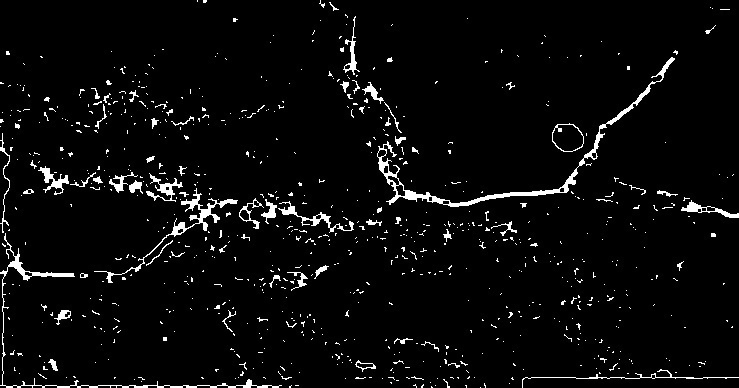
#> input picture Extracting_info/morphological.jpg, 739 x 388 px, found by its file name
$ python horizontal_integral.py
#> lines starting #> are read from the running program, lines starting #| are printed output that depends on the picture; after the words box and inside, x2 and y2 are one past the last pixel; in counts of white or black regions, pixels touching at a corner belong together
#> in main, img is the input picture: shape (388, 739); min 0, max 255, mean 10.7
#Horizontal Integral Projection
import numpy as np
import cv2 as cv

def preprocess_image(image_path, threshold_value):
#> called with image_path = 'Extracting_info/morphological.jpg', threshold_value = 80
    img = cv.imread(image_path, 0)
    _, img_binary = cv.threshold(img, threshold_value, 255, cv.THRESH_BINARY)
#> img_binary: shape (388, 739); 4% white; 783 white regions (714 under 20 px), largest, box (x1, y1, x2, y2) and area: (377, 57, 675, 207) 1850, (0, 233, 282, 388) 1097, (94, 188, 238, 283) 842
    return img_binary

def calculate_column_dark_pixel_counts(img_binary):
    h, w = img_binary.shape[:2]
#> h = 388; w = 739
    column_dark_pixel_counts = [0] * h
#> column_dark_pixel_counts = 388 values from 0 to 0

    for i in range(h):
        for j in range(w):
            if img_binary[i, j] == 0:
                column_dark_pixel_counts[i] += 1
                img_binary[i, j] = 255
#> img_binary: shape (388, 739); every value is 255

    for i in range(h):
        for j in range(column_dark_pixel_counts[i]):
            img_binary[i, j] = 0
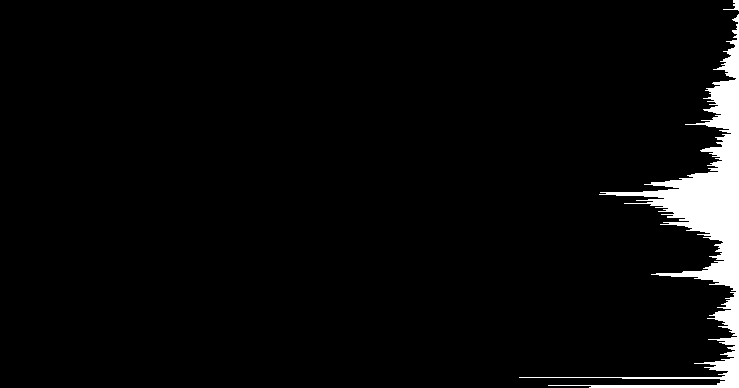
#> img_binary: shape (388, 739); 4% white; 2 white regions, box (x1, y1, x2, y2) and area: (519, 14, 739, 388) 11422, (723, 0, 739, 11) 64

    return img_binary

def show_image(image):
    resized_image = cv.resize(image, (1000, 500))
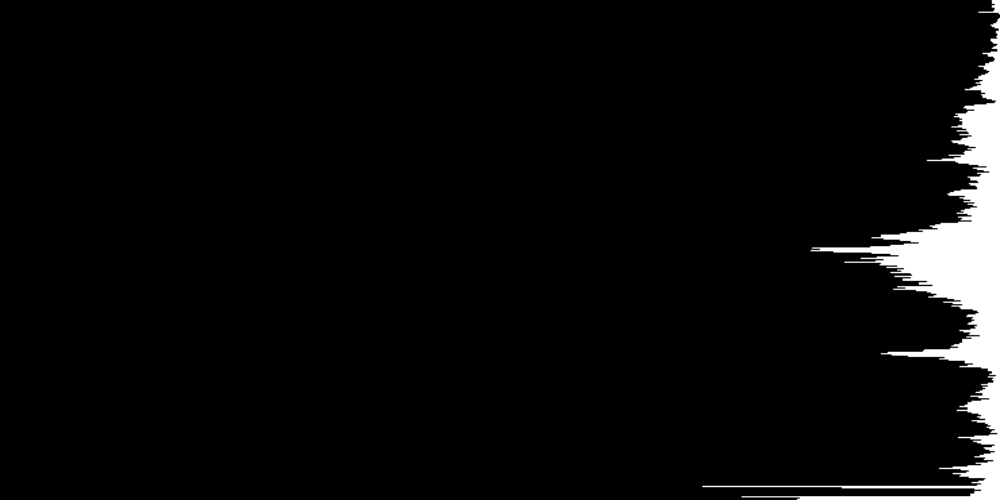
#> resized_image: shape (500, 1000); min 0, max 255, mean 10.2
    cv.imshow("img", resized_image)
    cv.imwrite('Extracting_info/horizontal_integral.jpg', resized_image)
    cv.waitKey(0)
    cv.destroyAllWindows()

def main():
    image_path = 'Extracting_info/morphological.jpg'
    threshold_value = 80

    img = cv.imread(image_path, cv.IMREAD_GRAYSCALE)
    img_binary = preprocess_image(image_path, threshold_value)
    img_binary = calculate_column_dark_pixel_counts(img_binary)

    show_image(img_binary)

if __name__ == '__main__':
    main()

$ run again, with Extracting_info/crack_direction.jpg copied over Extracting_info/morphological.jpg
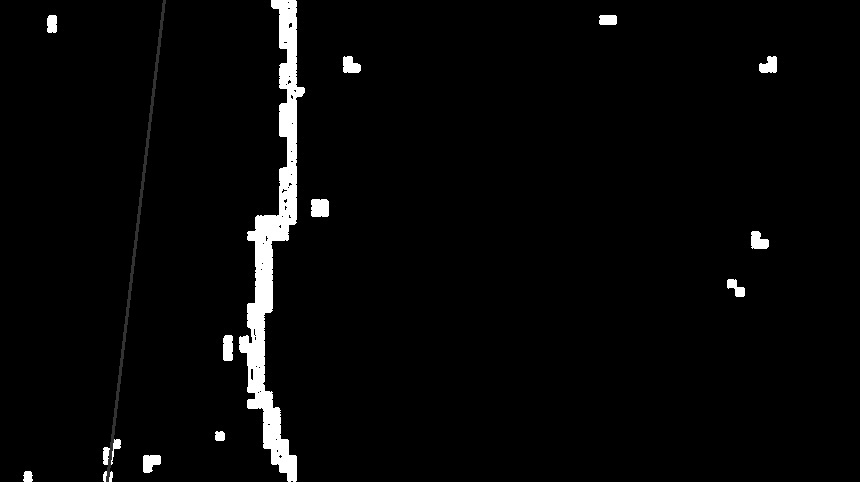
#> input picture Extracting_info/crack_direction.jpg, 860 x 482 px, found by its file name
#> in main, img is the input picture: shape (482, 860); min 0, max 255, mean 7.3
#> after the loop in calculate_column_dark_pixel_counts, `for i in range(h):`:
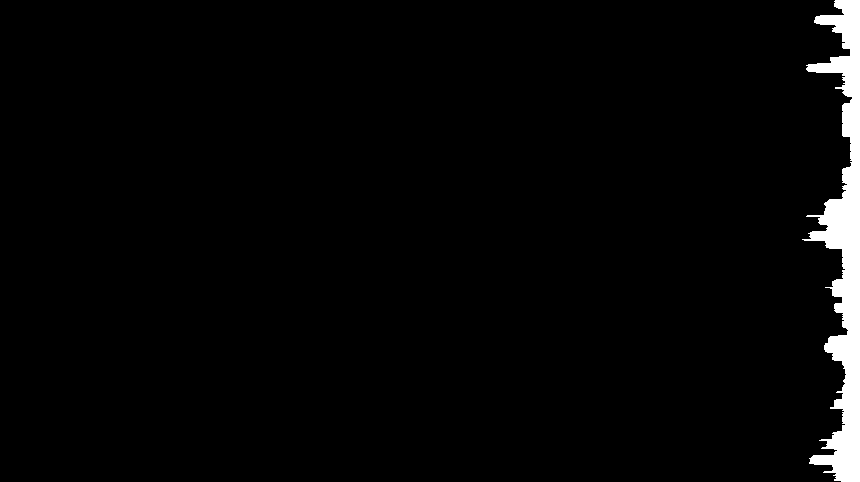
#> img_binary: shape (482, 860); 2.8% white; 1 white region, box (x1, y1, x2, y2) and area: (802, 0, 860, 482) 11482
#> in show_image, `resized_image = cv.resize(image, (1000, 500))`:
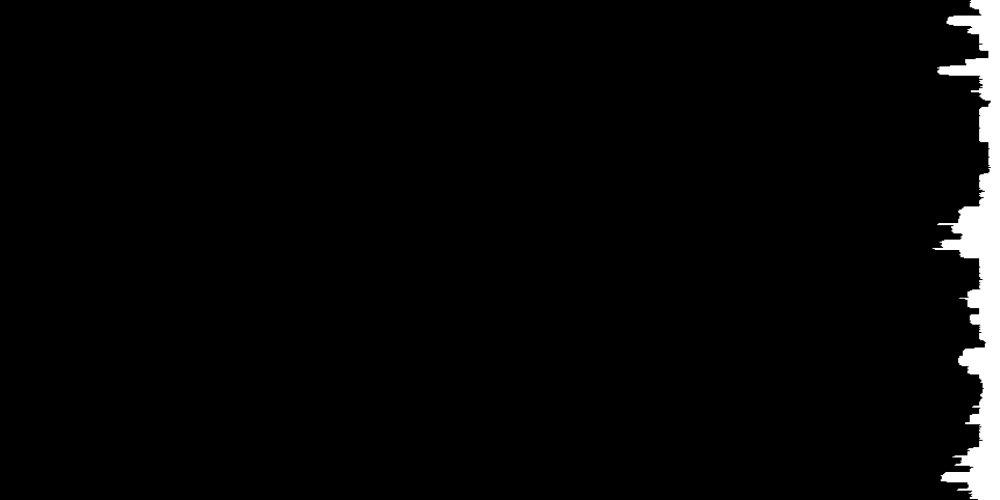
#> resized_image: shape (500, 1000); min 0, max 255, mean 7.1
